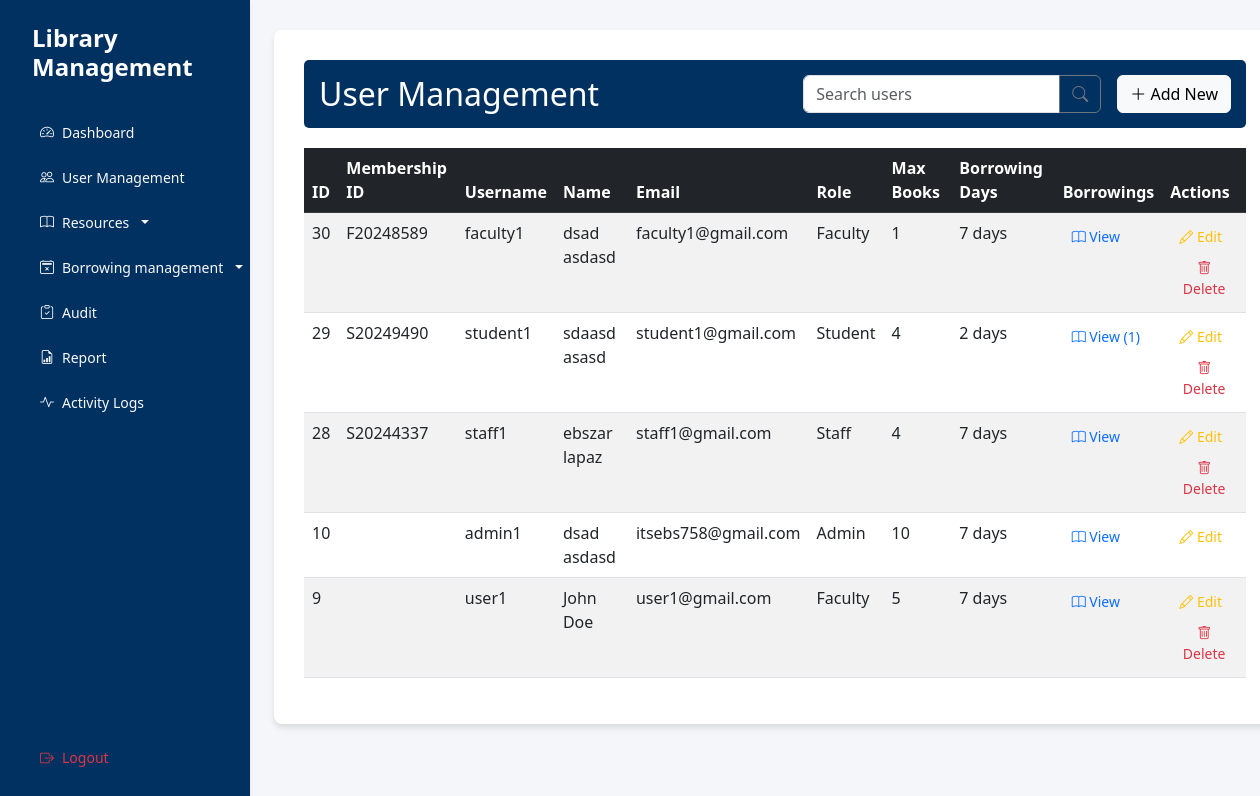
The app's page /interface/users.php (signed in) with its own data.
### tables this page shows
CREATE TABLE `users` (
  `user_id` int(11) NOT NULL,
  `membership_id` varchar(20) DEFAULT NULL,
  `username` varchar(50) NOT NULL,
  `password` varchar(255) NOT NULL,
  `first_name` varchar(50) NOT NULL,
  `last_name` varchar(50) NOT NULL,
  `email` varchar(100) NOT NULL,
  `role` enum('admin','student','faculty','staff') NOT NULL,
  `max_books` int(11) NOT NULL,
  `created_at` timestamp NOT NULL DEFAULT current_timestamp(),
  `updated_at` timestamp NOT NULL DEFAULT current_timestamp() ON UPDATE current_timestamp(),
  `borrowing_days_limit` int(11) DEFAULT 7
);

### controller/UserController.php (called while the page is built, shortened)
<?php
require_once '../config/Database.php';
class UserController {
    private $conn;
    public function __construct() {
        $database = new Database();
        $this->conn = $database->getConnection();
    }
    public function getUsers() {
        try {
            $query = "SELECT user_id, membership_id, username, first_name, last_name,
                             email, role, max_books, borrowing_days_limit
                      FROM users
                      ORDER BY user_id DESC";
            $stmt = $this->conn->prepare($query);
            $stmt->execute();
            return $stmt->fetchAll(PDO::FETCH_ASSOC);
        } catch (PDOException $e) {
            error_log("Get users error: " . $e->getMessage());
            return [];
        }
    }
}

### config/Database.php (called while the page is built, shortened)
<?php
class Database {
    private $host = "localhost";
    private $port = "3307";
    private $db_name = "library_management";
    private $username = "root";
    private $password = "";
    public function getConnection() {
        $this->conn = null;
        try {
            $this->conn = new PDO(
                "mysql:host=" . $this->host . ";port=" . $this->port . ";dbname=" . $this->db_name,
                $this->username,
                $this->password
            );
            $this->conn->setAttribute(PDO::ATTR_ERRMODE, PDO::ERRMODE_EXCEPTION);
        } catch(PDOException $e) {
            echo "Connection Error: " . $e->getMessage();
        }
        return $this->conn;
    }
}

### controller/BorrowingController.php (called while the page is built, shortened)
<?php
require_once '../config/Database.php';
class BorrowingController {
    private $conn;
    public function __construct() {
        $database = new Database();
        $this->conn = $database->getConnection();
    }
    public function getUserBorrowingHistory($user_id) {
        try {
            $query = "SELECT
                        b.borrowing_id,
                        lr.title,
                        b.borrow_date,
                        b.due_date,
                        b.return_date,
                        b.status,
                        b.fine_amount
                      FROM borrowings b
                      JOIN library_resources lr ON b.resource_id = lr.resource_id
                      WHERE b.user_id = :user_id
                      ORDER BY b.borrow_date DESC";
            $stmt = $this->conn->prepare($query);
            $stmt->bindParam(":user_id", $user_id);
            $stmt->execute();
            return $stmt->fetchAll(PDO::FETCH_ASSOC);
        } catch (PDOException $e) {
            error_log("Get borrowing history error: " . $e->getMessage());
            return [];
        }
    }
}

### interface/users.php (the view, shortened to what this page needs)
<?php
require_once '../controller/UserController.php';
require_once '../controller/BorrowingController.php';
$userController = new UserController();
$users = $userController->getUsers();
$searchQuery = filter_input(INPUT_GET, 'search', FILTER_SANITIZE_STRING);
?>
<!DOCTYPE html>
<html lang="en">
<head>
    <link href="https://cdnjs.cloudflare.com/ajax/libs/bootstrap/5.3.0/css/bootstrap.min.css" rel="stylesheet">
    <link href="https://cdnjs.cloudflare.com/ajax/libs/bootstrap-icons/1.7.2/font/bootstrap-icons.min.css" rel="stylesheet">
    <link href="assets/css/style.css" rel="stylesheet">
</head>
<body>
    <div class="d-flex">
        <?php include 'includes/sidebarModal.php'; ?>
        <main class="col-md-9 ms-sm-auto col-lg-10 px-md-4">
            <div class="borrowing-monitoring-container">
                <div class="page-header d-flex justify-content-between align-items-center">
                    <h2 class="mb-0">User Management</h2>
                    <div class="d-flex align-items-center">
                        <form class="me-3" method="GET" action="">
                            <div class="input-group">
                                <input type="text"
                                       class="form-control"
                                       placeholder="Search users"
                                       name="search"
                                       value="<?php echo htmlspecialchars($searchQuery ?? ''); ?>">
                                <button class="btn btn-outline-secondary" type="submit">
                                    <i class="bi bi-search"></i>
                                </button>
                            </div>
                        </form>
                        <?php if ($_SESSION['role'] === 'admin' || $_SESSION['role'] === 'staff'): ?>
                            <button class="btn btn-light" data-bs-toggle="modal" data-bs-target="#userModal">
                                <i class="bi bi-plus-lg"></i> Add New
                            </button>
                        <?php endif; ?>
                    </div>
                </div>
                <div class="table-responsive">
                    <table class="table table-striped table-hover">
                        <thead class="table-dark">
                            <tr>
                                <th>ID</th>
                                <th>Membership ID</th>
                                <th>Username</th>
                                <th>Name</th>
                                <th>Email</th>
                                <th>Role</th>
                                <th>Max Books</th>
                                <th>Borrowing Days</th>
                                <th>Borrowings</th>
                                <th>Actions</th>
                            </tr>
                        </thead>
                        <tbody>
                            <?php foreach ($users as $user):
                            ?>
                            <tr>
                                <td><?php echo htmlspecialchars($user['user_id']); ?></td>
                                <td><?php echo htmlspecialchars($user['membership_id']); ?></td>
                                <td><?php echo htmlspecialchars($user['username']); ?></td>
                                <td><?php echo htmlspecialchars($user['first_name'] . ' ' . $user['last_name']); ?></td>
                                <td><?php echo htmlspecialchars($user['email']); ?></td>
                                <td><?php echo ucfirst(htmlspecialchars($user['role'])); ?></td>
                                <td><?php echo htmlspecialchars($user['max_books']); ?></td>
                                <td><?php echo htmlspecialchars($user['borrowing_days_limit']); ?> days</td>
                                <td>
                                    <?php
                                    $borrowingController = new BorrowingController();
                                    $userBorrowings = $borrowingController->getUserBorrowingHistory($user['user_id']);
                                    $activeBorrowings = array_filter($userBorrowings, function($borrowing) {
                                        return $borrowing['status'] === 'active';
                                    });
                                    ?>
                                    <button class="btn btn-sm text-primary"
                                            data-bs-toggle="modal"
                                            data-bs-target="#borrowingsModal<?php echo $user['user_id']; ?>">
                                        <i class="bi bi-book"></i>
                                        View <?php echo !empty($activeBorrowings) ? '(' . count($activeBorrowings) . ')' : ''; ?>
                                    </button>
                                </td>
                                <td>
                                    <?php if ($_SESSION['role'] === 'admin'): ?>
                                        <button class="btn btn-sm edit-user text-warning"
                                                data-bs-toggle="modal"
                                                data-bs-target="#userModal"
                                                data-user='<?php echo htmlspecialchars(json_encode($user)); ?>'>
                                            <i class="bi bi-pencil"></i> Edit
                                        </button>
                                        <?php if ($user['user_id'] != $_SESSION['user_id'] && ($user['role'] !== 'admin' || count($users) > 1)): ?>
                                            <form method="POST" class="d-inline delete-user-form">
                                                <button type="submit" class="btn btn-sm text-danger" onclick="return confirm('Are you sure you want to delete this user?');">
                                                    <i class="bi bi-trash"></i> Delete
                                                </button>
                                            </form>
                                        <?php endif; ?>
                                    <?php endif; ?>
                                </td>
                            </tr>
                            <?php endforeach; ?>
                        </tbody>
                    </table>
                </div>
            </div>
        </main>
    </div>
</body>
</html>

### interface/assets/css/style.css (style rules this page uses)
body { background-color: #f4f6f9; }
.page-header { background-color: #003161; color: white; padding: 15px; border-radius: 5px; margin-bottom: 20px; }
.borrowing-monitoring-container { background-color: white; border-radius: 8px; box-shadow: 0 4px 6px rgba(0,0,0,0.1); padding: 30px; margin-top: 30px; }

### interface/users.php (style rules this page uses)
.borrowing-monitoring-container { background-color: white; border-radius: 8px; box-shadow: 0 4px 6px rgba(0,0,0,0.1); padding: 30px; margin-top: 30px; }
.page-header { background-color: #003161; color: white; padding: 15px; border-radius: 5px; margin-bottom: 20px; }

### records on screen
users: user_id "30", membership "F20248589", username "faculty1", first_name+last_name "dsad asdasd", email "faculty1@gmail.com", role "Faculty", max_books "1", borrowing_days_limit "7"
users: user_id "29", membership "S20249490", username "student1", first_name+last_name "sdaasd asasd", email "student1@gmail.com", role "Student", max_books "4", borrowing_days_limit "2", count($activeBorrowings) "1"
users: user_id "28", membership "S20244337", username "staff1", first_name+last_name "ebszar lapaz", email "staff1@gmail.com", role "Staff", max_books "4", borrowing_days_limit "7"
users: user_id "10", username "admin1", first_name+last_name "dsad asdasd", email "itsebs758@gmail.com", role "Admin", max_books "10", borrowing_days_limit "7"
users: user_id "9", username "user1", first_name+last_name "John Doe", email "user1@gmail.com", role "Faculty", max_books "5", borrowing_days_limit "7"
